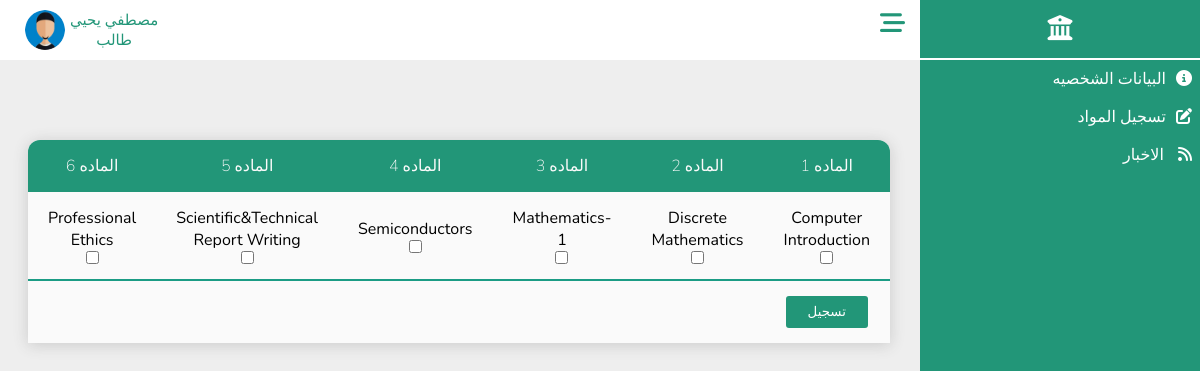
The page /Students/registration.php (signed in) on the database as committed earlier.
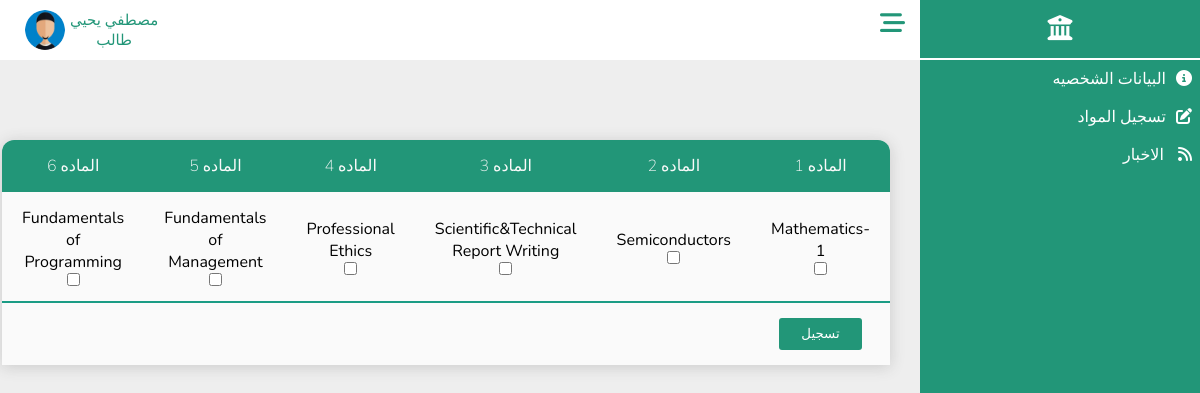
The same page on the database as committed later.
### tables this page shows
CREATE TABLE `course_registration` (
  `ID` int(11) NOT NULL,
  `Student_ID` int(11) NOT NULL,
  `Subject_Name` varchar(100) NOT NULL,
  `Registration` tinyint(1) NOT NULL,
  `Subject_Status` double NOT NULL
);

### Students/registration.php (the view, shortened to what this page needs)
<?php
include_once("../DataBase/database.php");
 $ID = $_SESSION['student_id'];
 $data=$con->query("SELECT * FROM `course_registration` WHERE Student_ID='$ID' and Registration=0 LIMIT 6");
 $data=$data->fetchAll(PDO::FETCH_ASSOC);
?>
<html lang="en">
<head>
    <link rel="stylesheet" href="../CssComponent/all.min.css">
    <link rel="stylesheet" href="../CssComponent/Info.css">
    <link rel="stylesheet" href="../CssComponent/Dashboard.css">
</head>
<body>
    <?php include_once("../Components/Dashboard.php") ?>
    <section class="section">
        <?php include_once("../Components/NavBar.php"); ?>
        <div class="container">
        <table>
        <form action="" method="POST">
        <thead>
          <tr>
            <?php
              $c=1;
            foreach($data as $s){
            ?>
            <th><label for="s<?Php echo $c;?>">الماده <?Php echo $c++;?></label></th>
           <?php
          }?>
          </tr>
        </thead>
        <tbody>
          <tr class="one">
           <?php
             $count=1;
            foreach($data as $d){
            ?>
          <td>
            <label for="s<?Php echo $count;?>" ><?php echo $d['Subject_Name']?> </label>
            <br>
           <input type="checkbox"  name="<?php echo $d['Subject_Name']?>"  id="s<?Php echo $count++;?>" value="<?php echo $d['Subject_Name']?>">
          </td>
           <?php }?>
          </tr>
        </tbody>
        <tfoot>
          <tr>
            <td>
              <input type="submit" value="تسجيل" name="regist">
            </td>
          </tr>
        </tfoot>
      </form>
      </table>
        </div>
    </section>
</body>
</html>

Rows that differ between the two databases and show on the page:
no longer on this page (row edited): course_registration: Subject_Name "Computer Introduction"
no longer on this page (row edited): course_registration: Subject_Name "Discrete Mathematics"
now on this page (row unchanged): course_registration: Subject_Name "Fundamentals of Management"
now on this page (row unchanged): course_registration: Subject_Name "Fundamentals of Programming"
